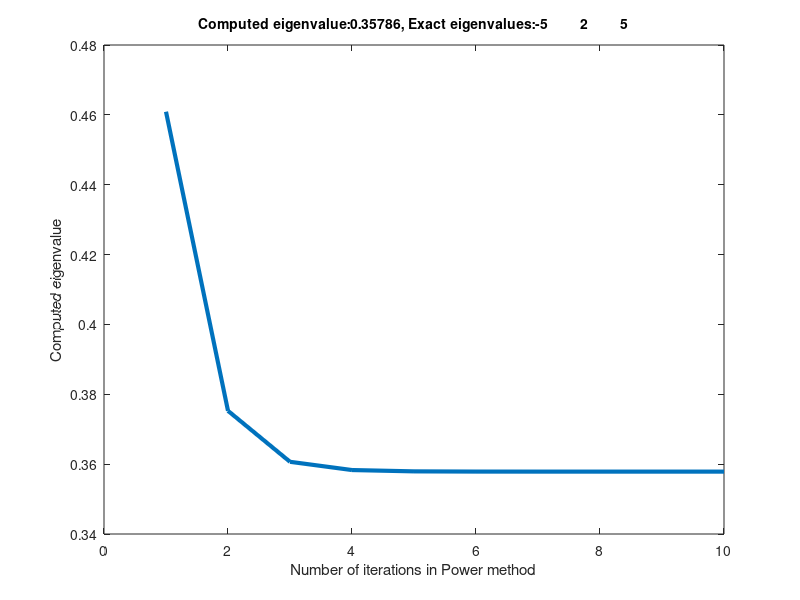
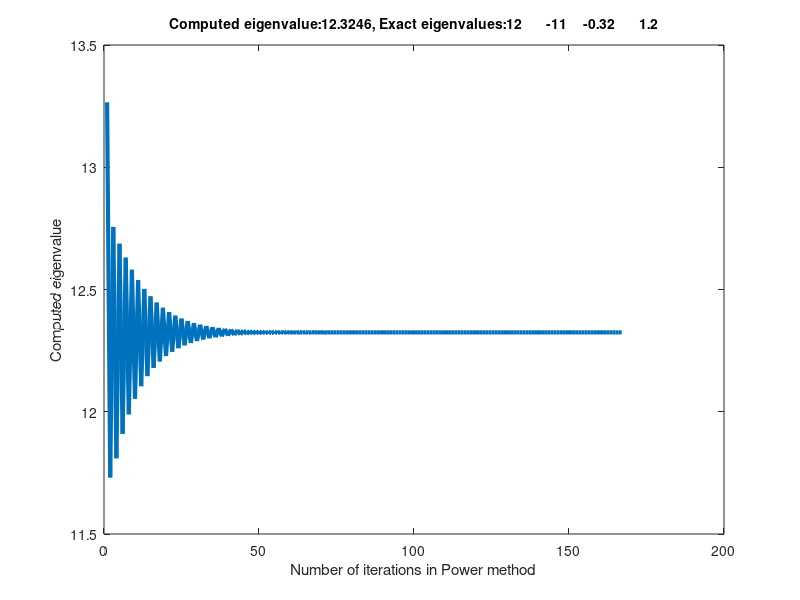
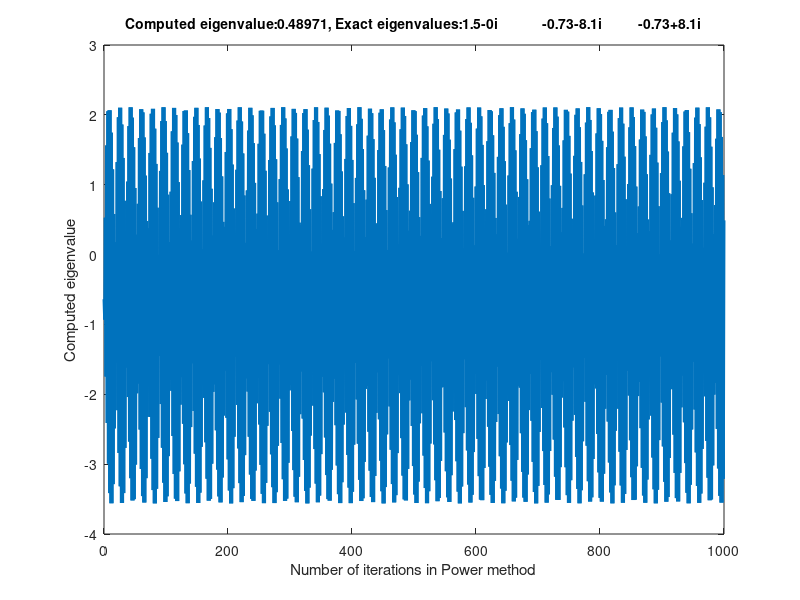
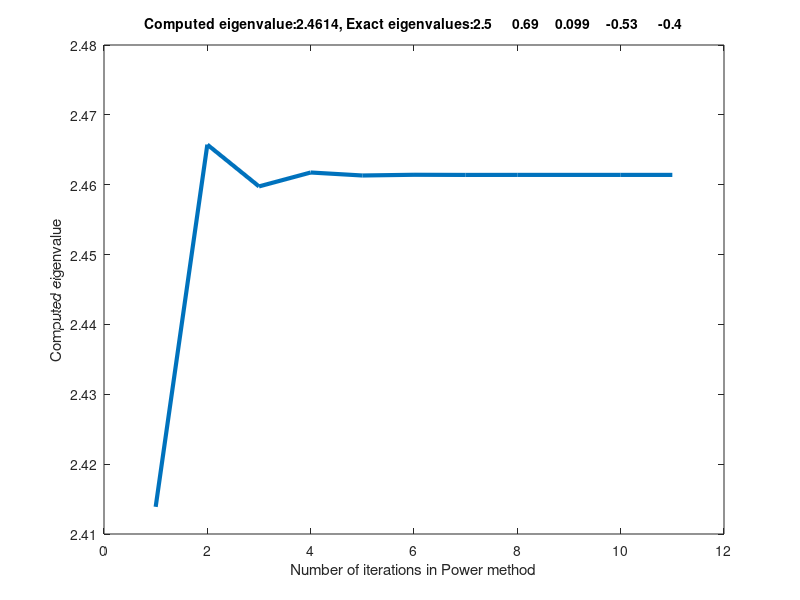

MATLAB code to generate these figures, in order:
% Rajiv Harlalka 20MA20073
% Lab Day 7
% Calculation using Power method 
% ----------------------------------------
clc
clear all
close all
eps = 1e-7;
fig = figure;
for i =1:4
if(i==1)
% Matrix not diagonalizable
% n=2;
% A =[0 10;0 0];
% Matrix has two real eigenvalues with the same sign
n=3;
A =[5 0 0;0 2 0;0 0 -5];
elseif (i==2)
% Matrix has four real eigenvalues with the same sign
n =4;
A=[3,7,8,9;5,-7,4,-7;1,-1,1,-1;9,3,2,5];
elseif (i ==3)
% Largest eigenvalue is complex
n =3;
A =[0 -5 2; 6 0 -12; 1 3 0];
elseif (i==4)
n =2;
A =[7 -2;3 0];
n=5;
A=rand(n);
end
% get reference values of eigenvalues
exact_lambda = eig(A);
% set initial guess for the eigenvector x0
x0=rand(n,1);
x0=x0/norm(x0);
lambda0 = inf ;
% lambda1 = 0;
lambdavec =[];
% counter for number of iterations
count =1;
% main loop in the power method
while (count <1000)
y1=A*x0;
% compute approximate eigenvector
x1=y1/norm(y1);
% compute approximate eigenvalue
lambda1 = transpose(x1)*A*x1;
lambdavec(count)= lambda1 ;
x0=x1;
if(abs(lambda1 - lambda0 )<eps) break ;
end
lambda0 = lambda1;
count = count + 1;
end
% Print computed eigenvalue
str =['Computed eigenvalue:' num2str(lambda1)];
str=[str, ', Exact eigenvalues:' num2str(exact_lambda',2)];
figure(i)
plot (lambdavec, 'LineWidth',3)
xlabel('Number of iterations in Power method')
ylabel('Computed eigenvalue')
title (str, 'fontsize',10)
end